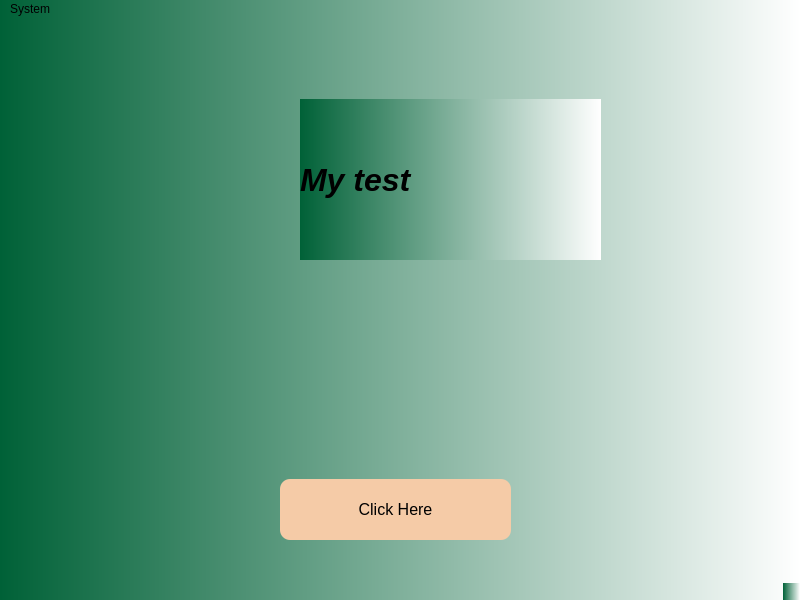
<?xml version="1.0" encoding="UTF-8"?>
<ui version="4.0">
 <class>MainWindow</class>
 <widget class="QMainWindow" name="MainWindow">
  <property name="geometry">
   <rect>
    <x>0</x>
    <y>0</y>
    <width>800</width>
    <height>600</height>
   </rect>
  </property>
  <property name="windowTitle">
   <string>MainWindow</string>
  </property>
  <property name="styleSheet">
   <string notr="true">background-color:qlineargradient(spread:pad, x1:0, y1:0, x2:1, y2:0, stop:0 rgba(0, 97, 55, 255), stop:1 rgba(255, 255, 255, 255))</string>
  </property>
  <widget class="QWidget" name="centralwidget">
   <widget class="QPushButton" name="StartBut">
    <property name="geometry">
     <rect>
      <x>280</x>
      <y>460</y>
      <width>231</width>
      <height>61</height>
     </rect>
    </property>
    <property name="font">
     <font>
      <pointsize>12</pointsize>
     </font>
    </property>
    <property name="styleSheet">
     <string notr="true">background-color:#F5CBA7;border-width: 2px;border-radius: 10px;</string>
    </property>
    <property name="text">
     <string>Click Here</string>
    </property>
   </widget>
   <widget class="QLabel" name="label">
    <property name="geometry">
     <rect>
      <x>300</x>
      <y>80</y>
      <width>301</width>
      <height>161</height>
     </rect>
    </property>
    <property name="font">
     <font>
      <pointsize>24</pointsize>
      <weight>75</weight>
      <italic>true</italic>
      <bold>true</bold>
     </font>
    </property>
    <property name="text">
     <string>My test</string>
    </property>
   </widget>
  </widget>
  <widget class="QMenuBar" name="menubar">
   <property name="geometry">
    <rect>
     <x>0</x>
     <y>0</y>
     <width>800</width>
     <height>21</height>
    </rect>
   </property>
   <widget class="QMenu" name="menuSystem">
    <property name="title">
     <string>System</string>
    </property>
    <addaction name="actionFile"/>
    <addaction name="separator"/>
    <addaction name="actionSave_as"/>
    <addaction name="actionE_xit"/>
   </widget>
   <addaction name="menuSystem"/>
  </widget>
  <widget class="QStatusBar" name="statusbar"/>
  <action name="actionFile">
   <property name="text">
    <string>File</string>
   </property>
  </action>
  <action name="actionSave_as">
   <property name="text">
    <string>Save as</string>
   </property>
  </action>
  <action name="actionE_xit">
   <property name="text">
    <string>E&amp;xit</string>
   </property>
  </action>
 </widget>
 <resources/>
 <connections/>
</ui>
